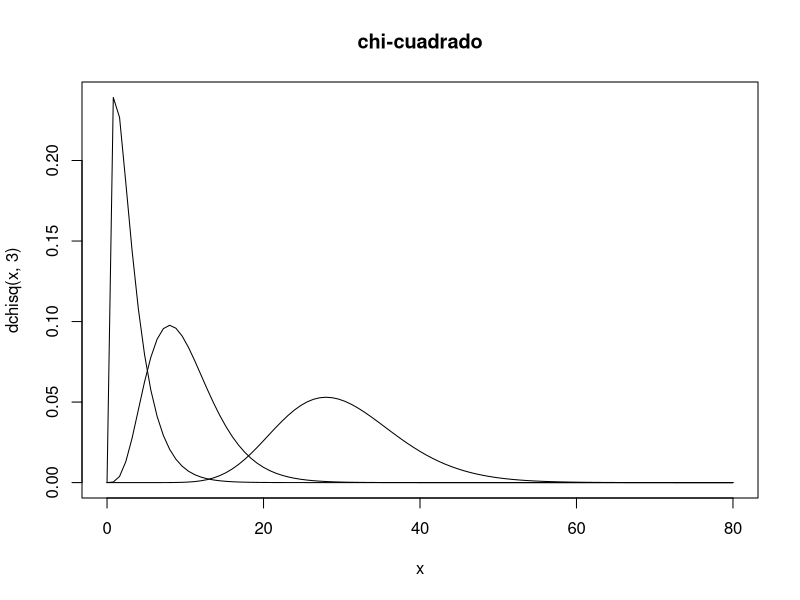
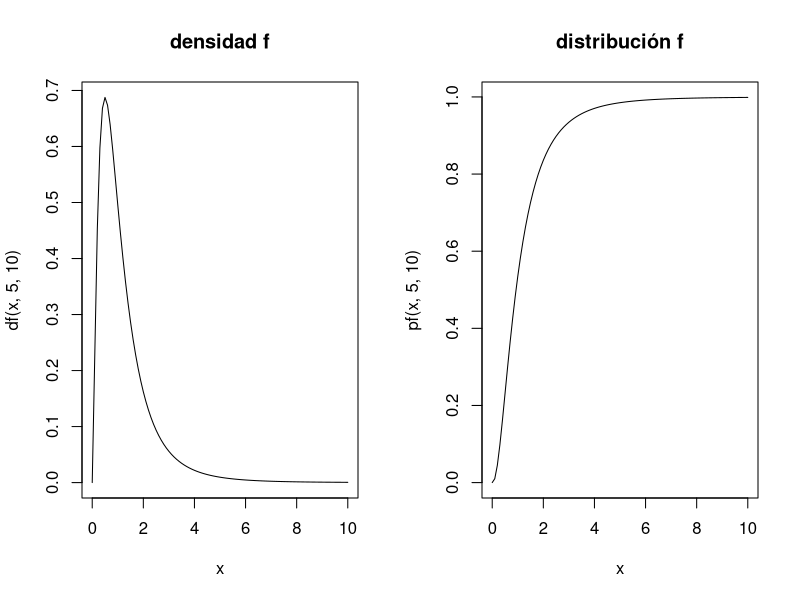

Write R code to recreate these figures, in order.
#a) Calcular P(X ≤ 34.2) si X se distribuye como una χ2 (20)
#b) Calcular P(X ≤ 2.14) si X se distribuye como t14
#c) Determinar x si P(X ≤ x)=0.9 y X se distribuye como una F4;8
#NOTA: El valor qf(0.9,4,8) se puede calcular igualmente escribiendo qf(0.1,4,8,lower.tail=F), indicándole al programa la probabilidad que deja a la derecha (0.1) el valor buscado en lugar de la que deja a su izquierda (0.9)
#d) Dibujar, superpuestas en un mismo gráfico, las funciones de densidad de las siguientes variables aleatorias: χ2(3), χ2(10) y χ2(30).
#e) Dibujar la función de densidad y la función de distribución de una variable aleatoria F(5,10).

pchisq(34.2, 20)   #chi-cuadrado
pt(2.14, 14)       #t-student
qf(0.9,4,8)        #f de fisher
qf(0.10,4,8, lower.tail=F)

#dibujar graficos de denisdad de chi-cuadrado 
curve(dchisq(x,3), from=0, to=80, main="chi-cuadrado")    #3 grados de libertad
curve(dchisq(x,10), from=0, to=80, add=T)                 #10 grados de libertad
curve(dchisq(x,30), from=0, to=80, add=T)                 #30 grados de libertad


split.screen(c(1,2))
screen(1)
curve(df(x,5,10),from=0, to=10, main ="densidad f")       #una variable aleatoria F(5,10).
screen(2)
curve(pf(x,5,10), from=0, to= 10, main="distribución f")  #una variable aleatoria F(5,10).
close.screen(all=T)